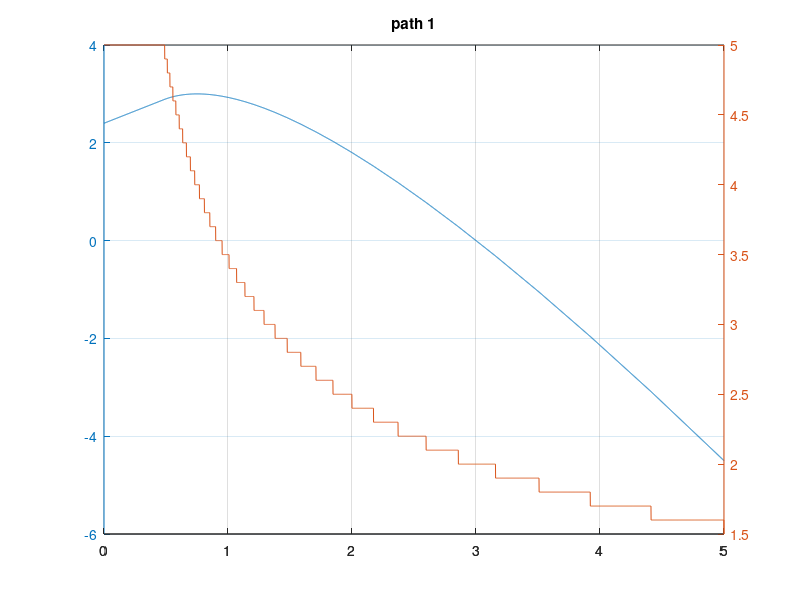
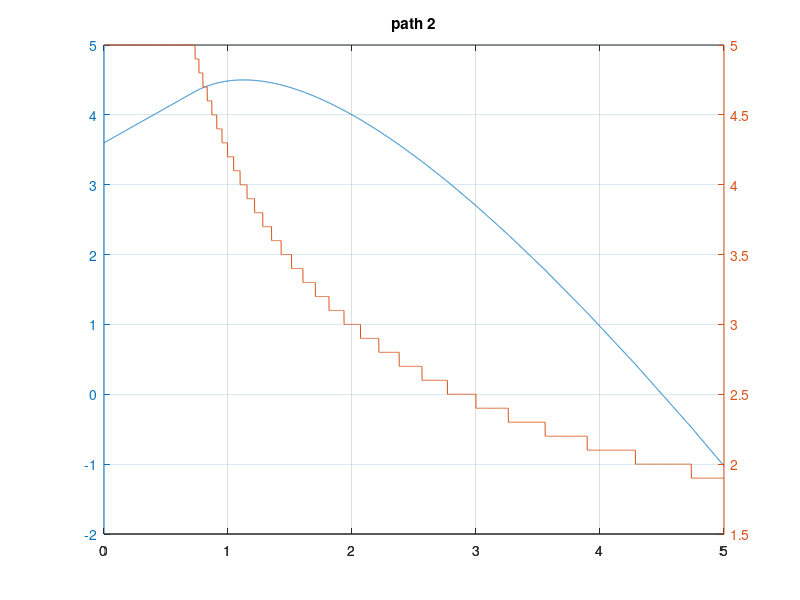

Here is the MATLAB script that generated these plots, in order:
clear all; close all;
t = 1:0.1:5;
c1 = 12./t;
c2 = 18./t;

T = 4;

lambda_vec = 0:0.001:5;
for nn=1:length(lambda_vec)
    lambda = lambda_vec(nn);
    f1 = c1 + lambda*t;
    f2 = c2 + lambda*t;
    [f1_min, i1_min] = min(f1);
    [f2_min, i2_min] = min(f2);
    t1_min(nn) = t(i1_min);
    t2_min(nn) = t(i2_min);
    dual_f1(nn) = -lambda*T + f1_min;    
    dual_f2(nn) = -lambda*T + f2_min;
end

[dual_f1_max, i1_max] = max(dual_f1)
lambda1_max = lambda_vec(i1_max)

[dual_f2_max, i2_max] = max(dual_f2)
lambda2_max = lambda_vec(i2_max)

figure;
hold on;
plotyy(lambda_vec, dual_f1, lambda_vec, t1_min);
hold off
title('path 1');
grid on;
box on;

figure;
hold on;
plotyy(lambda_vec, dual_f2, lambda_vec, t2_min);
hold off
grid on;
box on;
title('path 2');
